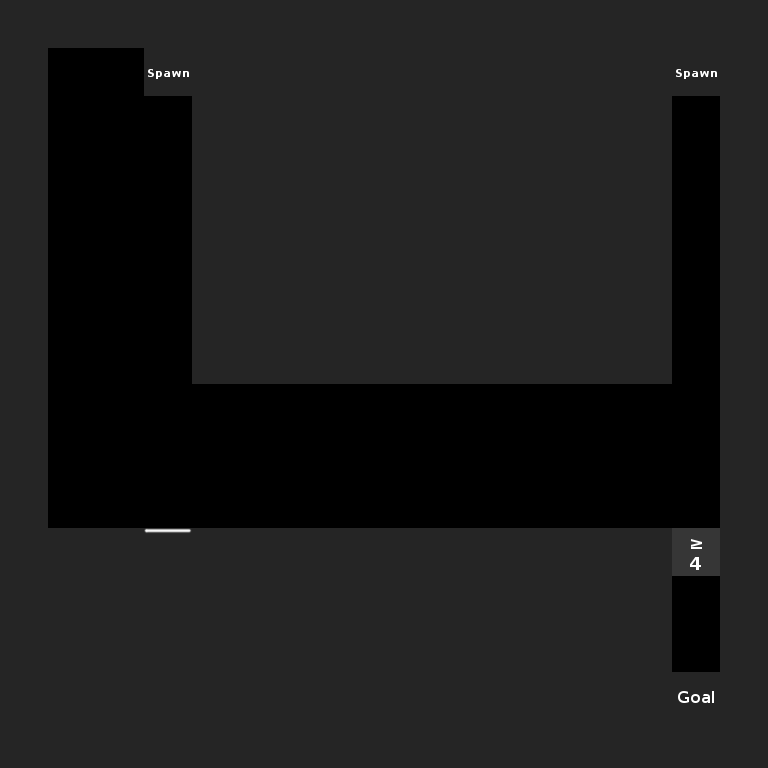

Below is a game level as drawn by its tile map, then a one-line description and the .tmx file that defines it, in full:
An orthogonal 16x16 tile map with 48x48 px tiles, 1 tile layer (Tile Layer 1).

<map version="1.0" orientation="orthogonal" width="16" height="16" tilewidth="48" tileheight="48">
 <tileset firstgid="1" name="tileset" tilewidth="48" tileheight="48">
  <image source="../img/tileset.png" width="768" height="768" />
 </tileset>
 <layer name="Tile Layer 1" width="16" height="16">
  <data encoding="csv">
17,17,17,17,17,17,17,17,17,17,17,17,17,17,17,17,
17,0,0,33,17,17,17,17,17,17,17,17,17,17,33,17,
17,0,0,0,17,17,17,17,17,17,17,17,17,17,0,17,
17,0,0,0,17,17,17,17,17,17,17,17,17,17,0,17,
17,0,0,0,17,17,17,17,17,17,17,17,17,17,0,17,
17,0,0,0,17,17,17,17,17,17,17,17,17,17,0,17,
17,0,0,0,17,17,17,17,17,17,17,17,17,17,0,17,
17,0,0,0,17,17,17,17,17,17,17,17,17,17,0,17,
17,0,0,0,0,0,0,0,0,0,0,0,0,0,0,17,
17,0,0,0,0,0,0,0,0,0,0,0,0,0,0,17,
17,0,0,0,0,0,0,0,0,0,0,0,0,0,0,17,
17,17,17,36,17,17,17,17,17,17,17,17,17,17,50,17,
17,17,17,17,17,17,17,17,17,17,17,17,17,17,0,17,
17,17,17,17,17,17,17,17,17,17,17,17,17,17,0,17,
17,17,17,17,17,17,17,17,17,17,17,17,17,17,34,17,
17,17,17,17,17,17,17,17,17,17,17,17,17,17,17,17
</data>
 </layer>
</map>
